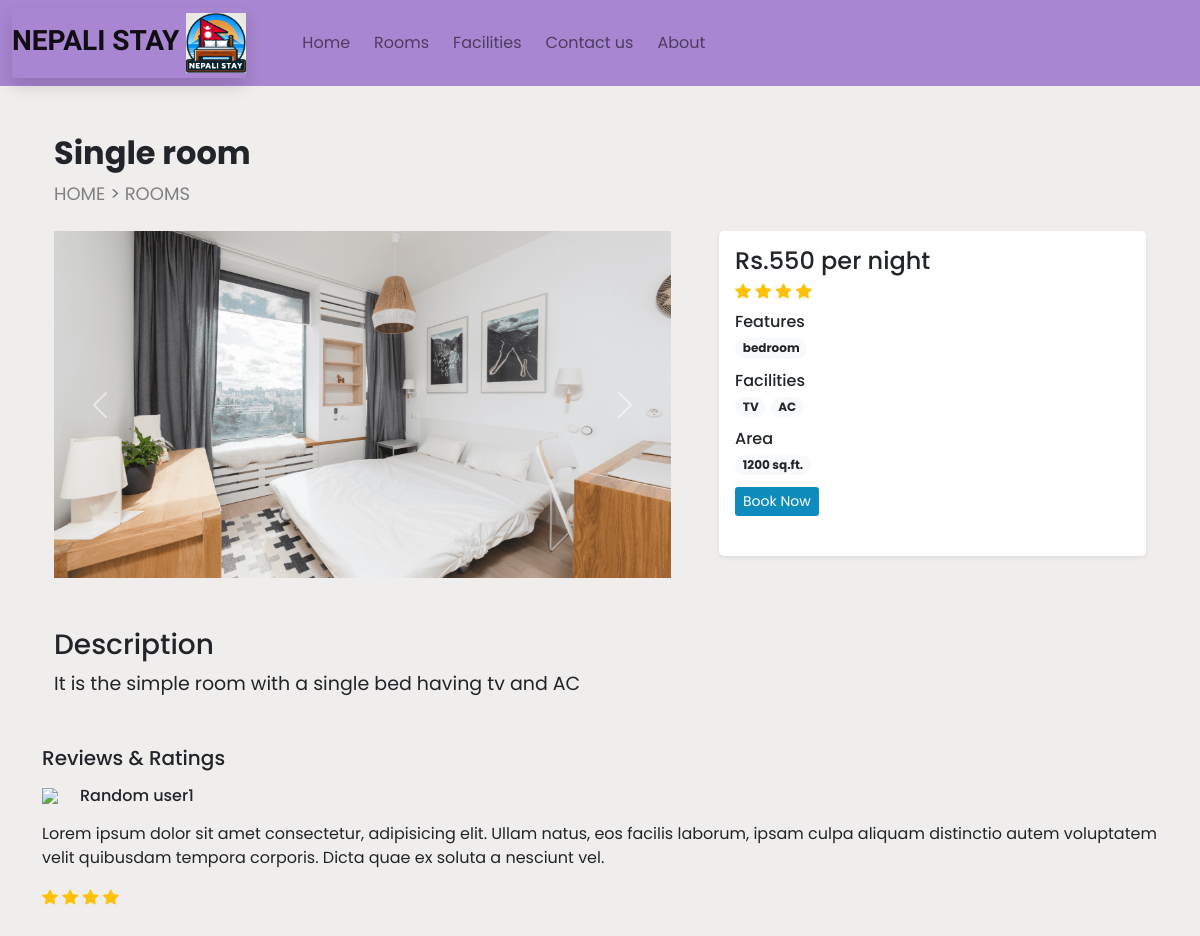
The page /room_details.php?id=7 on the database its author committed.
### tables this page shows
CREATE TABLE `settings` (
  `sr_no` int(11) NOT NULL,
  `site_title` varchar(50) NOT NULL,
  `site_about` varchar(300) NOT NULL,
  `shutdown` tinyint(1) NOT NULL
);

CREATE TABLE `rooms` (
  `id` int(11) NOT NULL,
  `name` varchar(100) NOT NULL,
  `area` int(11) NOT NULL,
  `price` int(11) NOT NULL,
  `quantity` int(11) NOT NULL,
  `description` varchar(350) NOT NULL,
  `status` tinyint(4) NOT NULL DEFAULT 1,
  `removed` int(11) NOT NULL DEFAULT 0
);

CREATE TABLE `room_images` (
  `sr_no` int(11) NOT NULL,
  `room_id` int(11) NOT NULL,
  `image` varchar(150) NOT NULL,
  `thumb` tinyint(4) NOT NULL DEFAULT 0
);

CREATE TABLE `features` (
  `id` int(11) NOT NULL,
  `name` varchar(50) NOT NULL
);

CREATE TABLE `facilities` (
  `id` int(11) NOT NULL,
  `icon` varchar(100) NOT NULL,
  `name` varchar(50) NOT NULL,
  `desc` varchar(250) NOT NULL
);

### admin/db_config.php (called while the page is built, shortened)
<?php
    function select($sql,$values,$datatypes){
        $con = $GLOBALS['con'];
        if($stmt= mysqli_prepare($con,$sql))
        {
        mysqli_stmt_bind_param($stmt, $datatypes, ...$values);
        if(mysqli_stmt_execute($stmt)){
        $res =  mysqli_stmt_get_result($stmt);
        return $res;
        }
        else{
        mysqli_stmt_close($stmt);
        die("Query cannot be executed - Select");
        }
        }
        else{
        die("Query cannot prepared -Select");
        }
        }
?>

### room_details.php (the view, shortened to what this page needs)
<!DOCTYPE html>
<html lang="en">
<head>
  <?php require('links.php'); ?>
</head>
<body>
  <?php require('header.php'); ?>
   <?php
   $data = filteration($_GET);
   $room_res = select("SELECT * FROM `rooms`  WHERE `id`=? AND `status`=? AND `removed`=?",[$data['id'],1,0],'iii');
   $room_data = mysqli_fetch_assoc($room_res);
   ?>
  <div class="container">
    <div class="row mb-5">
      <div class="col-12 my-5 mb-4 px-4">
        <h2 class="fw-bold "><?php echo $room_data['name'] ?></h2>
        <div style="font-size: 18px;">
          <a href="userdashboard.php" class="breadcrumb-link">HOME</a>
          <span class="text-secondary"> > </span>
          <a href="rooms.php" class="breadcrumb-link">ROOMS</a>
        </div>
      </div>
      <div class="col-lg-7 col-md-12 px-4 ">
        <div id="roomCarousel" class="carousel slide" data-bs-ride="carousel">
          <div class="carousel-inner">
            <?php
              $room_img = ROOMS_IMG_PATH . "thumbnail.jpg";
              $img_q = mysqli_query($con, "SELECT * FROM `room_images`
                WHERE `room_id`='$room_data[id]'");
              if (mysqli_num_rows($img_q) > 0) {
                $active_class = 'active';
                while($img_res = mysqli_fetch_assoc($img_q))
                {
                  echo"
                <div class='carousel-item $active_class'>
                  <img src='".ROOMS_IMG_PATH.$img_res['image']."' class='d-block w-100'>
                </div>
                ";
                $active_class = '';
                }
              }
              else{
              echo "<div class='carousel-item active'>
              <img src='$room_img' class='d-block w-100'>
              </div>";
              }
            ?>
           </div>
            <button class="carousel-control-prev" type="button" data-bs-target="#roomCarousel" data-bs-slide="prev">
            <span class="carousel-control-prev-icon" aria-hidden="true"></span>
            </button>
            <button class="carousel-control-next" type="button" data-bs-target="#roomCarousel" data-bs-slide="next">
            <span class="carousel-control-next-icon" aria-hidden="true"></span>
            </button>
        </div>
      </div>
      <div class="col-lg-5 col-md-12 px-4">
        <div class="card mb-4 border-0 shadow-sm rounded-3">
          <div class="card-body">
            <?php
              echo <<<price
                <h4 class="mb-1">Rs.$room_data[price] per night</h4>
              price;
              echo <<<rating
                <div class="mb-4">
                <i class="bi bi-star-fill text-warning"></i>
                <i class="bi bi-star-fill text-warning"></i>
                <i class="bi bi-star-fill text-warning"></i>
                <i class="bi bi-star-fill text-warning"></i>
                rating;
              $fea_q = mysqli_query($con, "SELECT f.name FROM `features` f
                INNER JOIN `room_features` rfea ON f.id = rfea.features_id
                WHERE rfea.room_id = '$room_data[id]'");
              $features_data = "";
              while ($fea_row = mysqli_fetch_assoc($fea_q)) {
              $features_data .= "<span class='badge rounded-pill bg-light text-dark text-wrap me-1 mb-1'>
                $fea_row[name]
              </span>";
              }
              echo <<<features
              <div class="mb-2 mt-2">
                <h6 class="mb-1">Features</h6>
                $features_data
              </div>
              features;
              $fac_q = mysqli_query($con, "SELECT f.name FROM `facilities` f
                INNER JOIN `room_facilities` rfac ON f.id = rfac.facilities_id
                WHERE rfac.room_id = '$room_data[id]'");
              $facilities_data = "";
              while ($fac_row = mysqli_fetch_assoc($fac_q)) {
                $facilities_data .= "<span class='badge rounded-pill bg-light text-dark text-wrap me-1 mb-1'>
                  $fac_row[name]
                </span>";
              }
              echo <<<facilities
                <div class="mb-2">
                  <h6 class="mb-1">Facilities</h6>
                  $facilities_data
                </div>
              facilities;
                echo <<<area
                <div class="mb-2">
                  <h6 class="mb-1">Area</h6>
                  <span class='badge rounded-pill bg-light text-dark text-wrap me-1 mb-1'>
                    $room_data[area] sq.ft.
                  </span>
                </div>
                area;
                $book_btn = "";
                if(!$settings_r['shutdown']==1){
                 $book_btn = "<a href='#' class='btn btn-sm text-white custom-bg shdaow-none'>Book Now</a>";
                }
              echo<<<book
               $book_btn
              book;
            ?>
            </div>
          </div>
      </div>
    </div>
    <div class="col-12  mt-5 px-4">
      <div class="mb-5">
      <h3>Description</h3>
        <p style="font-size:19px">
          <?php echo $room_data['description']; ?>
        </p>
      </div>
    </div>
    <div>
      <h5 class="mb-3">Reviews & Ratings</h5>
      <div>
        <div class="d-flex align-items-center mb-3">
          <img src="images/Features/star.png" width="30px">
          <h6 class="m-0 ms-2">Random user1</h6>
        </div>
          <p>
            Lorem ipsum dolor sit amet consectetur, adipisicing elit. Ullam natus, eos facilis laborum, ipsam culpa
            aliquam distinctio autem voluptatem velit quibusdam tempora corporis. Dicta quae ex soluta a nesciunt vel.
          </p>
        <div class="rating">
          <i class="bi bi-star-fill text-warning"></i>
          <i class="bi bi-star-fill text-warning"></i>
          <i class="bi bi-star-fill text-warning"></i>
          <i class="bi bi-star-fill text-warning"></i>
        </div>
      </div>
    </div>
  </div>
</body>
</html>

### header.php (shortened to what this page needs)
<?php
require('admin/db_config.php');
?>
<?php
$settings_q = "SELECT * FROM `settings` WHERE `sr_no`=?";
$values = [1];
$settings_r = mysqli_fetch_assoc(select($settings_q,$values,'i'));
?>
<nav id="nav-bar" class="navbar navbar-expand-lg navbar-light custom-navbar px-lg-">
  <div class="container-fluid ">
    <a class="navbar-brand me-5 fw-bold fs-3 h-font rounded shadow"><?php echo $settings_r['site_title']?> <img src="images/Logo.jpg" alt="Logo" style="height:60px; width:60px;"></a>
    <div class="collapse navbar-collapse" id="navbarSupportedContent">
      <ul class="navbar-nav me-auto mb-2 mb-lg-0 ">
        <li class="nav-item">
          <a class="nav-link  me-2"  href="userdashboard.php">Home</a>
        </li>
        <li class="nav-item">
          <a class="nav-link me-2" href="Rooms.php">Rooms</a>
        </li>
        <li class="nav-item">
          <a class="nav-link me-2" href="facilities.php">Facilities</a>
        </li>
        <li class="nav-item">
          <a class="nav-link me-2" href="Contact.php">Contact us</a>
        </li>
        <li class="nav-item">
          <a class="nav-link me-2" href="about1.php">About</a>
        </li>
      </ul>
    </div>
  </div>
</nav>

### css/1.css (style rules this page uses)
:root { --teal: rgb(15, 140, 189); --teal_hover: #2bbb6c; }
* { font-family: 'Poppins', sans-serif; }
.h-font { font-family: 'Merienda', cursive; }
.custom-bg { background-color: var(--teal); border: var(--teal); }

### room_details.php (style rules this page uses)
body { background-color: rgb(240, 237, 237); }
.custom-navbar { background-color: rgb(169, 134, 209); }
.breadcrumb-link { color: gray; text-decoration: none; transition: transform 0.3s ease, color 0.3s ease; }

### rows shown on the page
settings: site_title "NEPALI STAY"
rooms: name "Single room", price "550", area "1200", description "It is the simple room with a single bed having tv and AC"
room_images: image (picture)
features: name "bedroom"
facilities: name "TV"
facilities: name "AC"
